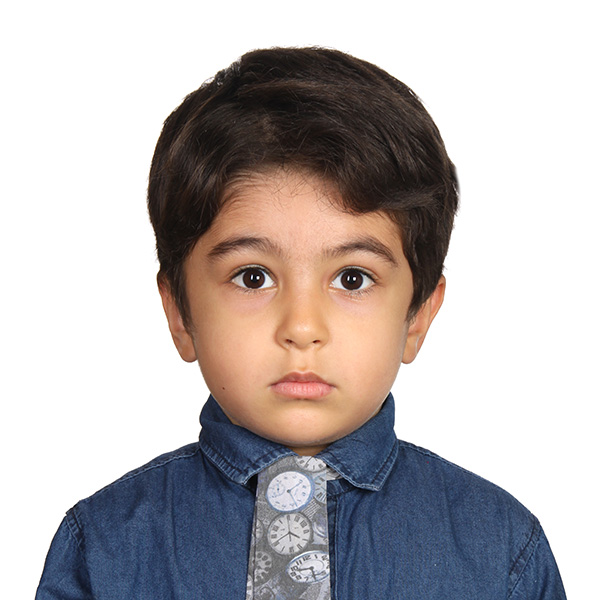
#> input picture Skin_detection/input/IMG_4714.JPG, 600 x 600 px, found by its file name
$ python main.py
#> lines starting #> are read from the running program, lines starting #| are printed output that depends on the picture; after the words box and inside, x2 and y2 are one past the last pixel; in counts of white or black regions, pixels touching at a corner belong together
import cv2
import numpy as np

lower_HSV = np.array([0, 60, 155], dtype = "uint8")
higer_HSV = np.array([30, 255, 255], dtype = "uint8")
image = cv2.imread("Skin_detection\input\IMG_4714.JPG")
#> image is the input picture: shape (600, 600, 3); mean B, G, R 179.3, 179, 184.8
imageHSV = cv2.cvtColor(image, cv2.COLOR_BGR2HSV)
#> imageHSV: shape (600, 600, 3); mean H, S, V 26.3, 45.6, 193
skin_detect = cv2.inRange(imageHSV, lower_HSV, higer_HSV)
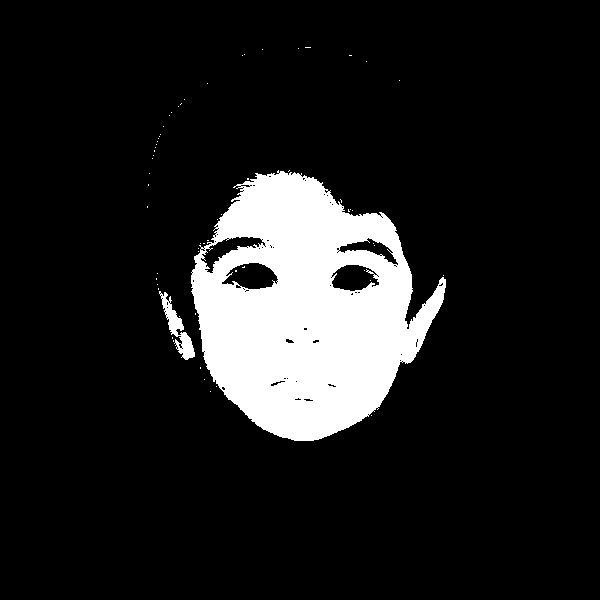
#> skin_detect: shape (600, 600); 12.1% white; 62 white regions (60 under 20 px), largest, box (x1, y1, x2, y2) and area: (191, 170, 446, 441) 42674, (159, 291, 195, 360) 757

skinHSV = cv2.bitwise_and(image, image, mask = skin_detect)
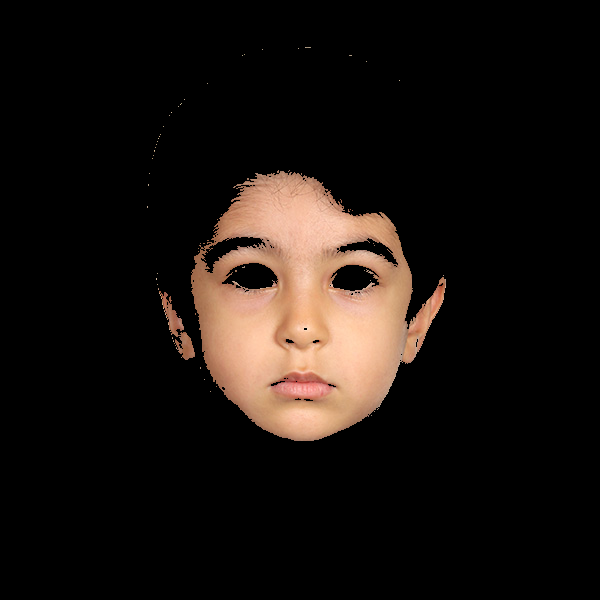
#> skinHSV: shape (600, 600, 3); mean B, G, R 15.5, 19.4, 26
cv2.imwrite("Skin_detection/output/result.jpg",skinHSV)
cv2.waitKey()
